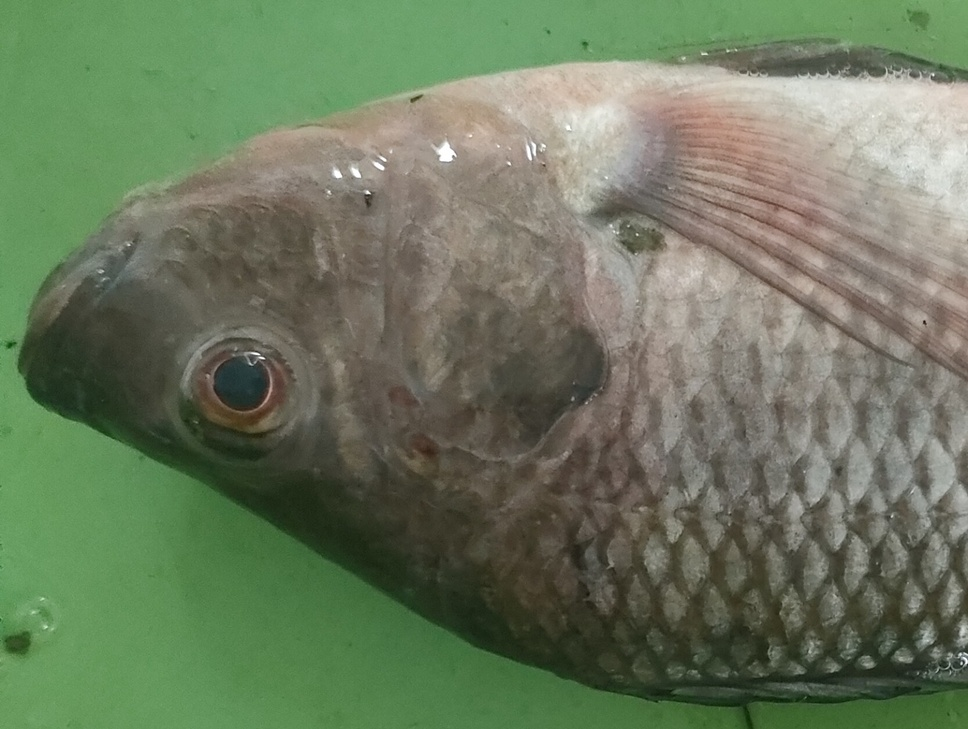
#> input picture backend/images/fresh/WhatsApp Image 2026-04-04 at 4.26.27 PM.jpeg, 968 x 729 px, shrunk from 1600 x 1206 before the run
$ python -i handler.py   (imports and definitions only)
#> lines starting #> are read from the running program, lines starting #| are printed output that depends on the picture; after the words box and inside, x2 and y2 are one past the last pixel; in counts of white or black regions, pixels touching at a corner belong together
import base64
import json

import cv2
import numpy as np

try:
    from rembg import remove as _rembg_remove
    from PIL import Image as _PILImage
    REMBG_AVAILABLE = True
except ImportError:
    REMBG_AVAILABLE = False


def _grabcut_mask(image: np.ndarray) -> np.ndarray:
    h, w = image.shape[:2]
    if h < 32 or w < 32:
        return np.full((h, w), 255, dtype=np.uint8)

    mask      = np.zeros((h, w), np.uint8)
    bgd_model = np.zeros((1, 65), np.float64)
    fgd_model = np.zeros((1, 65), np.float64)
    mx, my    = max(4, w // 10), max(4, h // 10)
    rect      = (mx, my, w - 2 * mx, h - 2 * my)

    try:
        cv2.grabCut(image, mask, rect, bgd_model, fgd_model, 5,
                    cv2.GC_INIT_WITH_RECT)
        fg = np.where(
            (mask == cv2.GC_FGD) | (mask == cv2.GC_PR_FGD), 255, 0
        ).astype(np.uint8)
        kernel = cv2.getStructuringElement(cv2.MORPH_ELLIPSE, (7, 7))
        fg = cv2.morphologyEx(fg, cv2.MORPH_CLOSE, kernel, iterations=2)
        fg = cv2.morphologyEx(fg, cv2.MORPH_OPEN,  kernel, iterations=1)
        if fg.sum() < h * w * 0.05 * 255:
            raise ValueError("near-empty mask")
        return fg
    except Exception:
        return np.full((h, w), 255, dtype=np.uint8)


# [65 lines left out: functions detect_fish, handler, not called in this run]

>>> import cv2
>>> picture = cv2.imread('../images/fresh/WhatsApp Image 2026-04-04 at 4.26.27 PM.jpeg')
#> picture is the input picture: shape (729, 968, 3); mean B, G, R 94.3, 121.1, 107.6
>>> result = _grabcut_mask(picture)
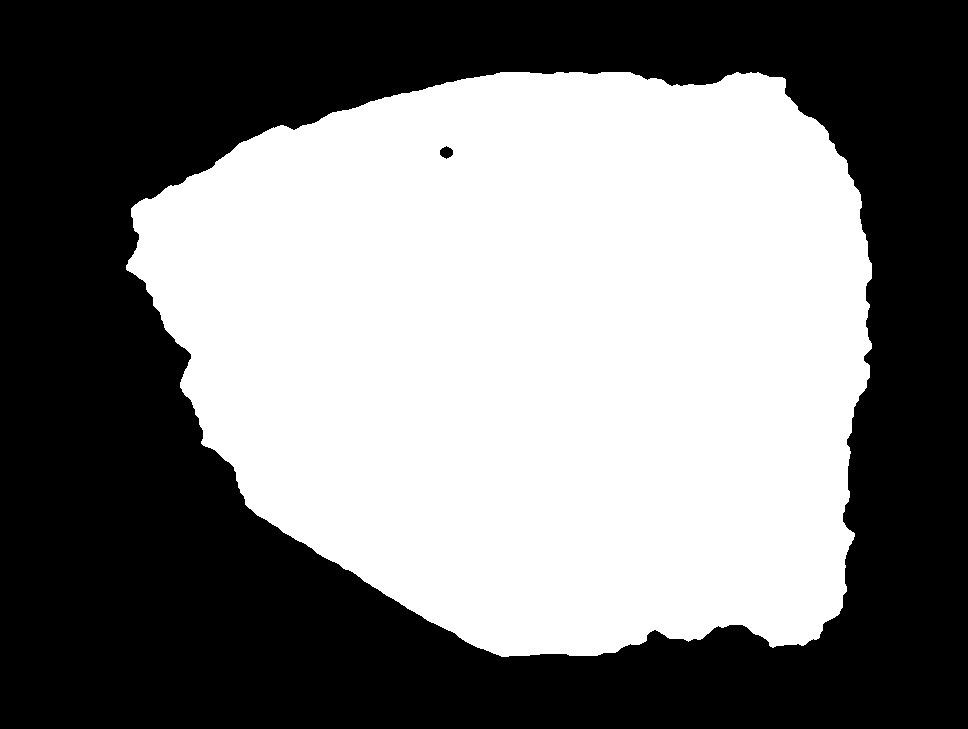
#> result: shape (729, 968); 48.8% white; 1 white region, box (x1, y1, x2, y2) and area: (126, 72, 872, 657) 344068
